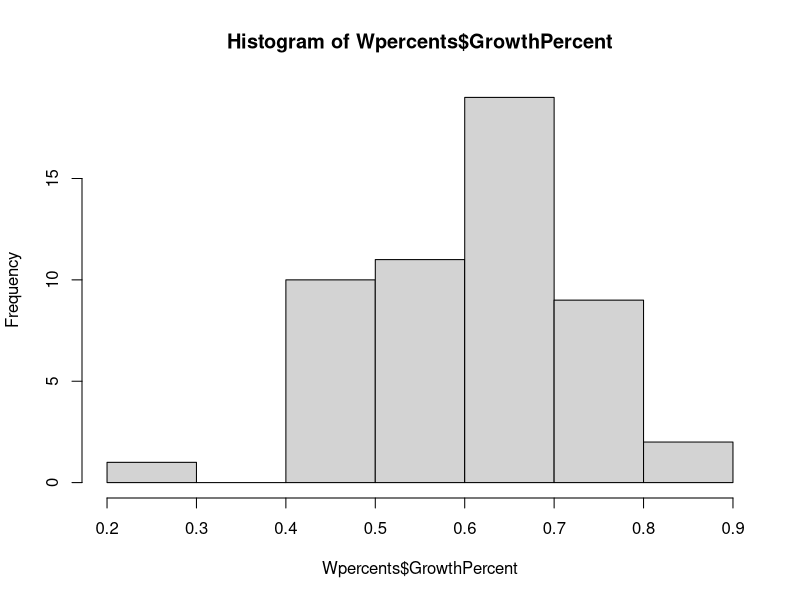
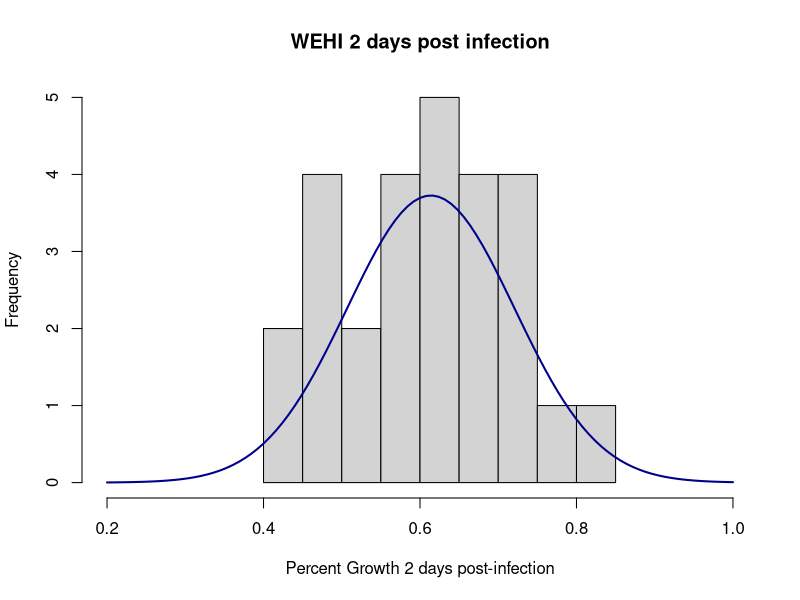
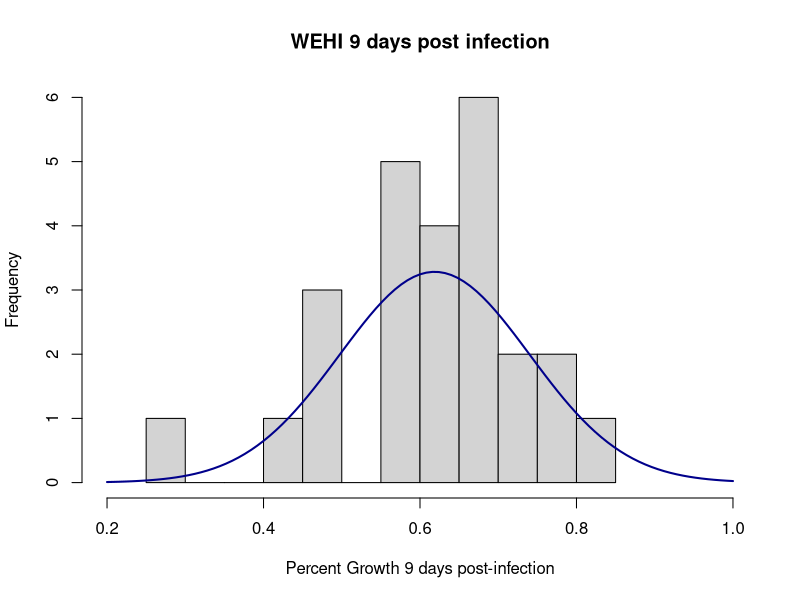
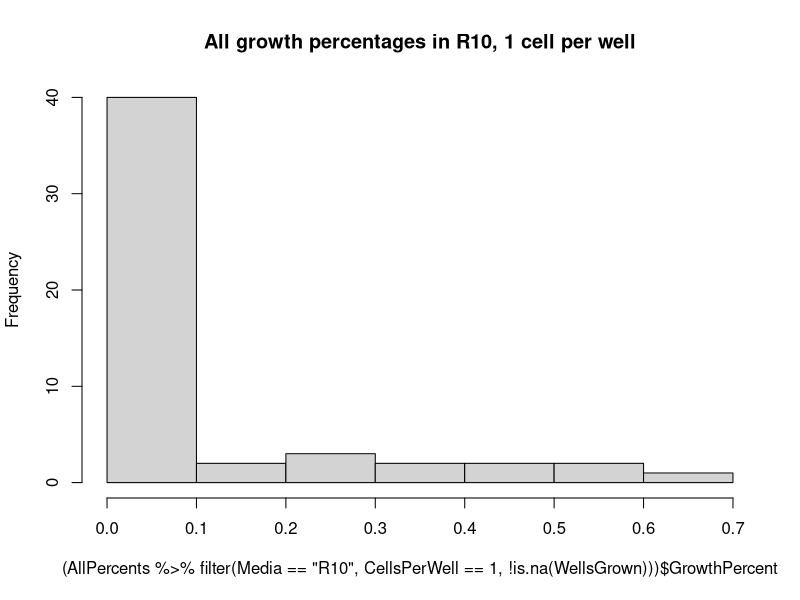
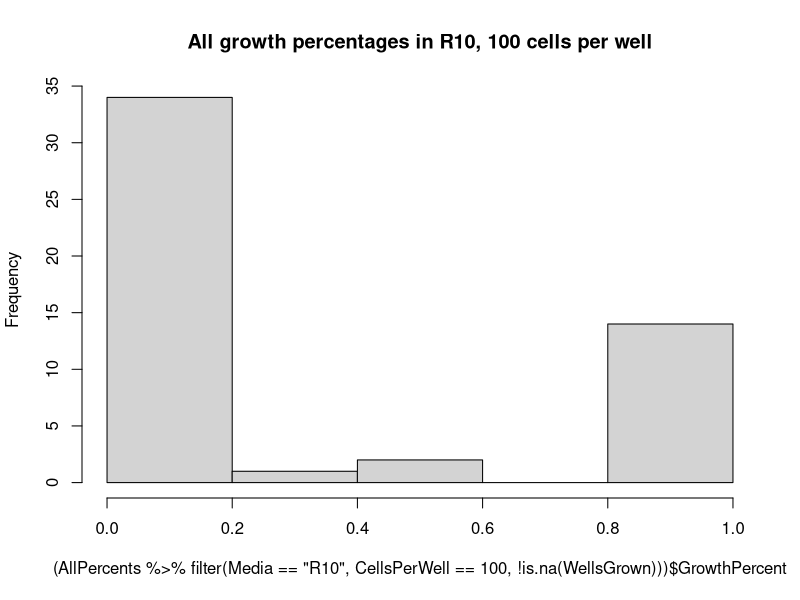
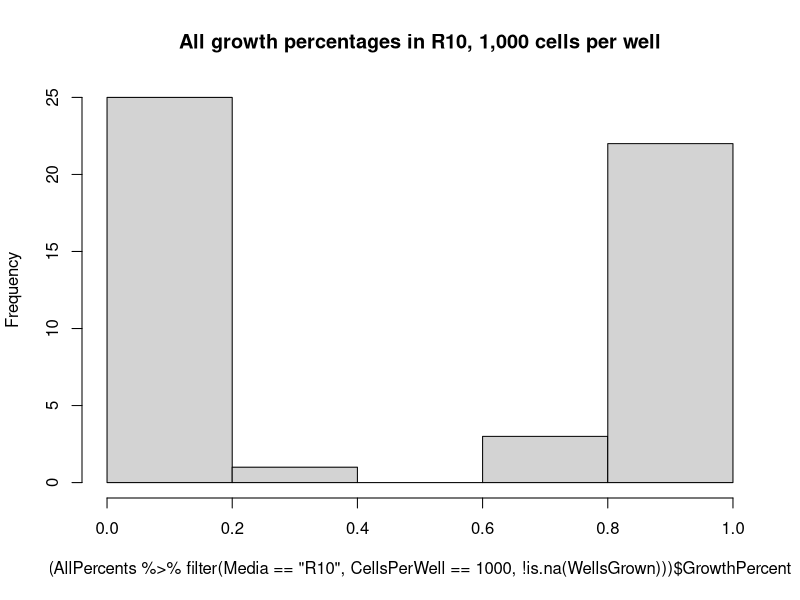
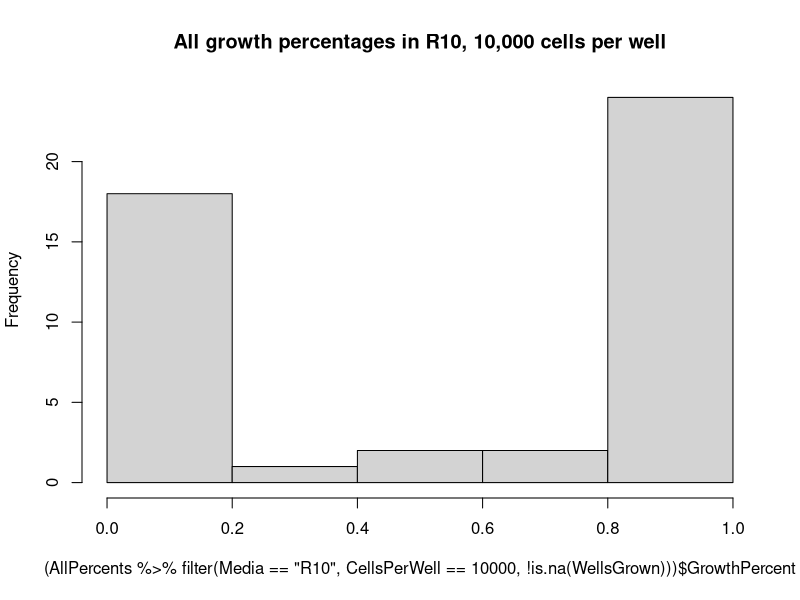
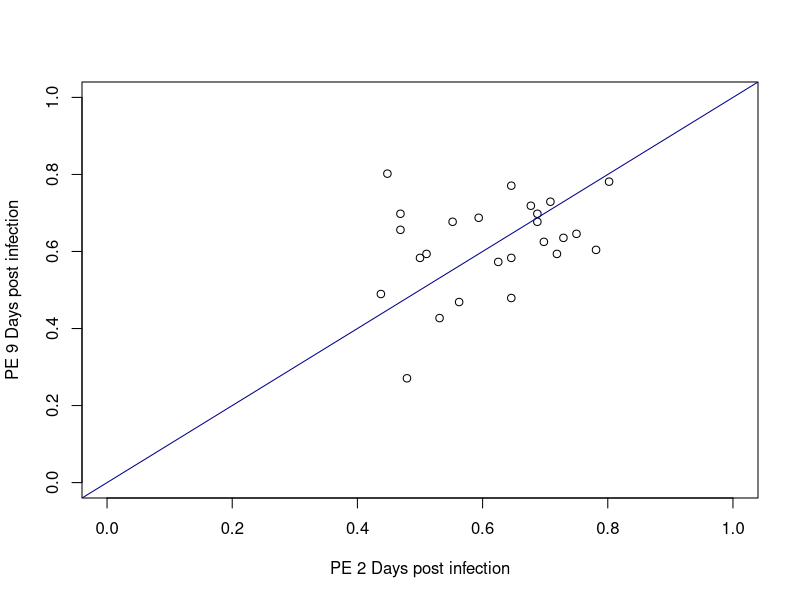

The R script that drew these images, in order:
## ---- chunk 1
library(dplyr)
library(ggplot2)
library(reshape2)
library(stringr)

RawData <- read.csv("PlateSortResults.csv")
summary(RawData)
## ---- chunk 2
WEHIonly <- RawData %>% filter(Media == "WEHI")
summary(WEHIonly)
WEHIcomplete <- WEHIonly %>% filter(!is.na(WellsGrown))
Wpercents <- WEHIcomplete %>% transform(GrowthPercent = WellsGrown / WellsPlated)
hist(Wpercents$GrowthPercent)
## ---- chunk 3
Wlowgrowth <- Wpercents %>% filter(GrowthPercent < 0.4)
Wlowgrowth[1,c(1,5,6,9,10)]
## ---- chunk 4
Wpercents2 <- Wpercents %>% filter(DaysPostInfection == 2)
Wpercents9 <- Wpercents %>% filter(DaysPostInfection == 9)
summary(Wpercents2)
summary(Wpercents9)
hist(Wpercents2$GrowthPercent, xlim = c(0.2,1), xlab = "Percent Growth 2 days post-infection", breaks = 8, main = "WEHI 2 days post infection")
curve(dnorm(x, mean = mean(Wpercents2$GrowthPercent), sd = sd(Wpercents2$GrowthPercent)), add = TRUE, col = "darkblue", lwd = 2)
hist(Wpercents9$GrowthPercent, xlim = c(0.2,1), xlab = "Percent Growth 9 days post-infection", breaks = 8, main = "WEHI 9 days post infection")
curve(dnorm(x, mean = mean(Wpercents9$GrowthPercent), sd = sd(Wpercents9$GrowthPercent)), add = TRUE, col = "darkblue", lwd = 2)

## ---- chunk 5
AllPercents <- RawData %>% mutate(GrowthPercent = WellsGrown / WellsPlated)
hist((AllPercents %>% filter(Media == "R10", CellsPerWell == 1, !is.na(WellsGrown)))$GrowthPercent, main = "All growth percentages in R10, 1 cell per well")
hist((AllPercents %>% filter(Media == "R10", CellsPerWell == 100, !is.na(WellsGrown)))$GrowthPercent, main = "All growth percentages in R10, 100 cells per well")
hist((AllPercents %>% filter(Media == "R10", CellsPerWell == 1000, !is.na(WellsGrown)))$GrowthPercent, main = "All growth percentages in R10, 1,000 cells per well")
hist((AllPercents %>% filter(Media == "R10", CellsPerWell == 10000, !is.na(WellsGrown)))$GrowthPercent, main = "All growth percentages in R10, 10,000 cells per well")

## ---- chunk 6
CompleteData <- RawData %>% filter(!is.na(WellsPlated))
CompleteData <- CompleteData %>% mutate(TrueWellsPlated = WellsPlated - WellsCensored)
CompleteData <- CompleteData %>% select(-WellsPlated, -WellsCensored)
head(CompleteData)

CompleteData <- CompleteData %>% mutate(LineID = str_sub(LineID, 2)) %>% mutate(LineID = paste(LineNum_legacy, LineID, sep = ""))
head(CompleteData)

CompletePercent <- CompleteData %>% mutate(GrowthPercent = WellsGrown / TrueWellsPlated) %>% select(-WellsGrown, -TrueWellsPlated, -LineNum_legacy, -Transgene, -Mutation)
head(CompletePercent)

## ---- chunk 7
#Change Media type to a single letter
CompletePercent <- CompletePercent %>% mutate(Media = str_sub(Media,1,1))
#Concatenate some identifiers into a single field, then drop unused columns
CompleteConcat <- CompletePercent %>% mutate(Media_Day_Cells = paste(Media, DaysPostInfection, CellsPerWell, sep = "_")) %>% select(-PlateSeries, -DaysPostInfection, -CellsPerWell, -Media)
#Change the identifier column into a factor (instead of character)
CompleteConcat <- CompleteConcat %>% mutate(Media_Day_Cells = as.factor(Media_Day_Cells))
head(CompleteConcat)

#Recast the data with LineID as the rows, Media_Day_Cells as the columns, and GrowthPercent as the values
CompleteTidy <- recast(CompleteConcat, LineID ~ Media_Day_Cells, id.var = c("LineID","Media_Day_Cells"), fun.aggregate = mean, na.rm = TRUE)
head(CompleteTidy)
#Output the results
#write.csv(CompleteTidy, file = "CompleteTidy.csv")
## ---- chunk 8
plot(CompleteTidy$`W_2_1`, CompleteTidy$`W_9_1`, xlab = "PE 2 Days post infection", ylab = "PE 9 Days post infection", xlim = 0:1, ylim = 0:1)
abline(a = 0, b = 1, col = "darkblue")
## ---- chunk 9
summary(CompleteTidy)
CompleteTidy <- CompleteTidy %>% mutate(R_2_1 = R_2_1 / W_2_1)
summary(CompleteTidy)
## ---- chunk 10
library(statmod)
## ---- chunk 11
CompleteData <- CompleteData %>% mutate(LineID = paste(LineID, DaysPostInfection, sep = "_"))
head(CompleteData)
## ---- chunk 12
WehiPE <- CompleteData %>% filter(Media == "WEHI")
head(WehiPE)
WehiPE <- WehiPE %>% mutate(PE = WellsGrown / TrueWellsPlated)
head(WehiPE)
PEonly <- WehiPE %>% select(LineID, PE)
head(PEonly)
R10only <- CompleteData %>% filter(Media == "R10")
R10PE <- merge(R10only, PEonly, by="LineID")
head(R10PE)
## ---- chunk 13
TidyData <- R10PE %>% mutate(PE_adjusted_cells = CellsPerWell * PE)
head(TidyData)
#write.csv(TidyData, file = "TidyData.csv")
## ---- chunk 14
dim(TidyData)
TidyData <- TidyData %>% filter(!LineNum_legacy == 11) %>% filter(!LineNum_legacy == 12)
dim(TidyData)
## ---- chunk 15
Trial <- TidyData %>% filter(LineNum_legacy == "22")
Trialout <- elda(Trial$WellsGrown, Trial$PE_adjusted_cells, Trial$TrueWellsPlated, Trial$LineID, observed = FALSE, confidence = 0.95, test.unit.slope = TRUE)
plot(Trialout)
Trialout

#See if I can't clean up this code
Trialout2 <- elda(response = Trial$WellsGrown, dose = Trial$PE_adjusted_cells, tested = Trial$TrueWellsPlated, group = Trial$LineID, observed = FALSE, confidence = 0.95, test.unit.slope = TRUE)
plot(Trialout2)

## ---- chunk 16
MassELDA <- elda(response = TidyData$WellsGrown, dose = TidyData$PE_adjusted_cells, tested = TidyData$TrueWellsPlated, group = TidyData$LineID, observed = FALSE, confidence = 0.95, test.unit.slope = TRUE)
plot(MassELDA)
ELDACI <- as.data.frame(MassELDA$CI)
head(ELDACI)
ELDACI <- add_rownames(ELDACI, var = "LineID")
ELDACI <- ELDACI %>% mutate(LineID = as.factor(LineID))
#write.csv(MassELDA$CI, "ELDAConfIntervals.csv")
TidyELDA <- merge(TidyData, ELDACI, by=1)
head(TidyELDA)
## ---- chunk 17
TidyBin <- TidyData %>% mutate(Gene = paste(Transgene, Mutation, sep = "_"))
head(TidyBin)
BinELDA <- elda(response = TidyBin$WellsGrown, dose = TidyBin$PE_adjusted_cells, tested = TidyBin$TrueWellsPlated, group = TidyBin$Gene, observed = FALSE, confidence = 0.95, test.unit.slope = TRUE)
BinCI <- as.data.frame(BinELDA$CI) %>% add_rownames(var = "LineID") %>% mutate(LineID = as.factor(LineID))
#write.csv(BinCI, "BinnedELDACI.csv")
## ---- chunk 18
TidyBin2 <- TidyData %>% mutate(Gene = paste(Transgene, Mutation, LineNum_legacy, sep = "_"))
head(TidyBin2)
Bin2ELDA <- elda(response = TidyBin2$WellsGrown, dose = TidyBin2$PE_adjusted_cells, tested = TidyBin2$TrueWellsPlated, group = TidyBin2$Gene, observed = FALSE, confidence = 0.95, test.unit.slope = TRUE)
Bin2CI <- as.data.frame(Bin2ELDA$CI) %>% add_rownames(var = "LineID") %>% mutate(LineID = as.factor(LineID))
#write.csv(Bin2CI, "BinnedELDACI_3bins.csv")
